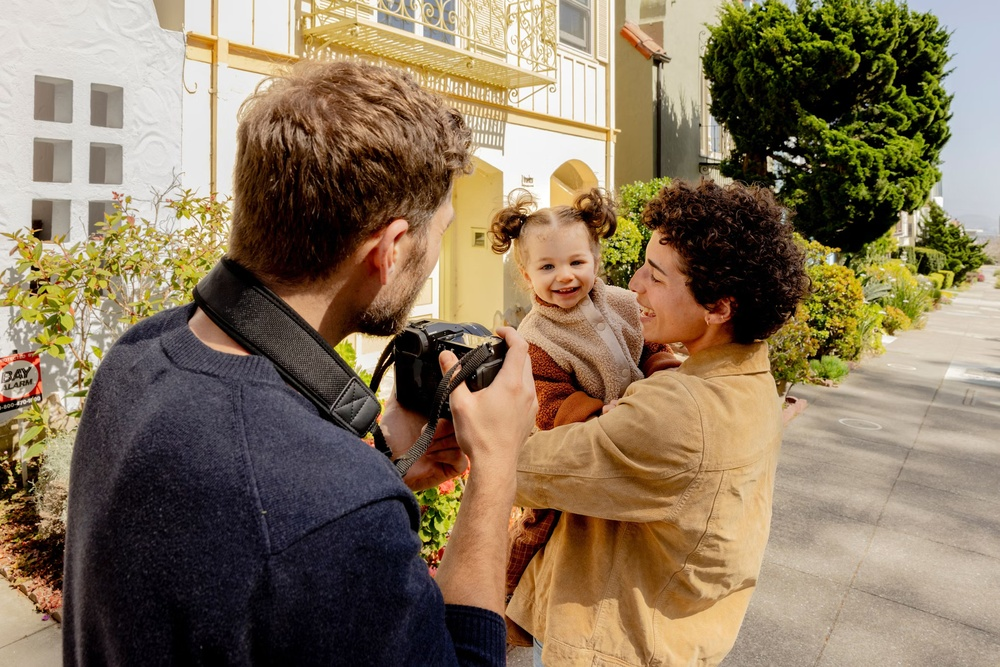
#> input picture example.jpg, 1000 x 667 px, shrunk from 2070 x 1381 before the run
$ python A1.py   (older library calls are emulated)
#> lines starting #> are read from the running program, lines starting #| are printed output that depends on the picture
import cv2
import numpy as np
from matplotlib import pyplot as plt
def display_image(image,title="Image"):
    plt.figure(figsize=(8,8))
    if len(image.shape) == 2:  # Grayscale image
        plt.imshow(image, cmap='gray')
    else:
        image_rgb = cv2.cvtColor(image, cv2.COLOR_BGR2RGB)
        plt.imshow(image_rgb)
    plt.title(title)
    plt.axis('off')
    plt.show()
def interactive_edge_detection(image_path):
#> called with image_path = 'example.jpg'
    image=cv2.imread(image_path)
#> image is the input picture: shape (667, 1000, 3); mean B, G, R 92.9, 117.6, 135.7
    if image is None:
        print("Error: Could not read the image.")
        return
    gray_image=cv2.cvtColor(image,cv2.COLOR_BGR2GRAY)
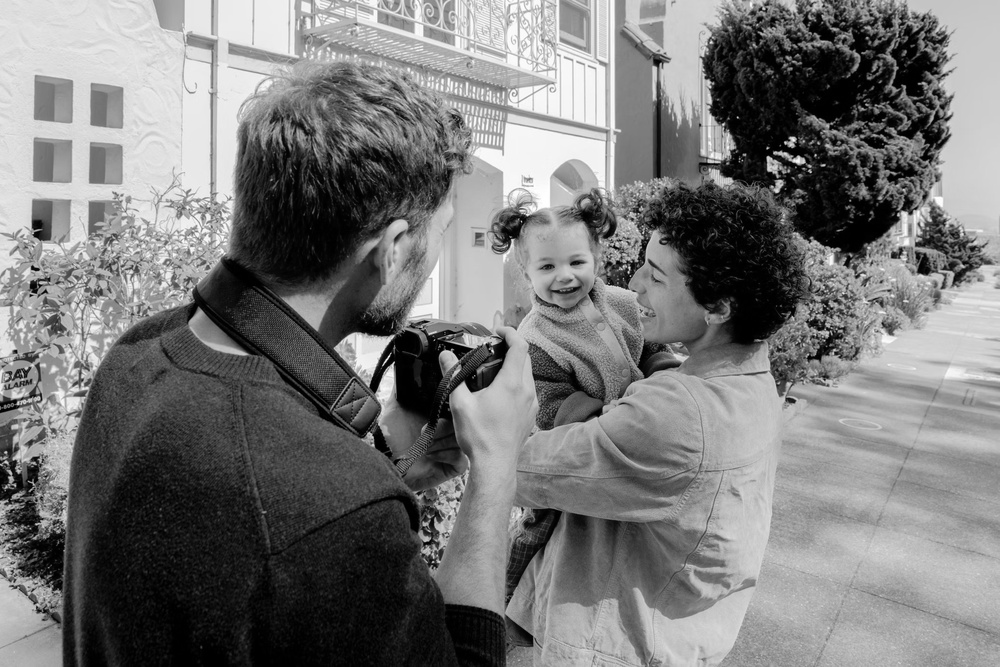
#> gray_image: shape (667, 1000); min 0, max 255, mean 120.2
    display_image(gray_image,"Grayscale Image")
    print("Select an option")
    print("1. Sobel Edge Detection")
    print("2. Canny Edge Detection")
    print("3. Laplacian Edge Detection")
    print("4.Gaussian Edge Detection")
    print("5. Median Edge Detection")
    print("6. Exit")
    while True:
        choice=input("Enter your choice (1-6): ")
        if choice=='1':
            sobel_x=cv2.Sobel(gray_image,cv2.CV_64F,1,0,ksize=5)
            sobel_y=cv2.Sobel(gray_image,cv2.CV_64F,0,1,ksize=5)
            sobel_edge=cv2.magnitude(sobel_x,sobel_y)
            display_image(sobel_edge.astype(np.uint8),"Sobel Edge Detection")
        elif choice=='2':
            canny_edge=cv2.Canny(gray_image,100,200)
            display_image(canny_edge,"Canny Edge Detection")
        elif choice=='3':
            laplacian_edge=cv2.Laplacian(gray_image,cv2.CV_64F)
            display_image(np.absolute(laplacian_edge).astype(np.uint8),"Laplacian Edge Detection")
        elif choice=='4':
            gaussian_blurred=cv2.GaussianBlur(gray_image,(5,5),0)
            edges=cv2.Canny(gaussian_blurred,100,200)
            display_image(edges,"Gaussian Edge Detection")
        elif choice=='5':
            median_blurred=cv2.medianBlur(gray_image,5)
            edges=cv2.Canny(median_blurred,100,200)
            display_image(edges,"Median Edge Detection")
        elif choice=='6':
            print("Exiting the program.")
            break
        else:
            print("Invalid choice. Please select a valid option.")
#> this loop made 7 passes; the answer given on pass 1: 1
#> pass 1, in interactive_edge_detection, `sobel_x=cv2.Sobel(gray_image,cv2.CV_64F,1,0,ksize=5)`:
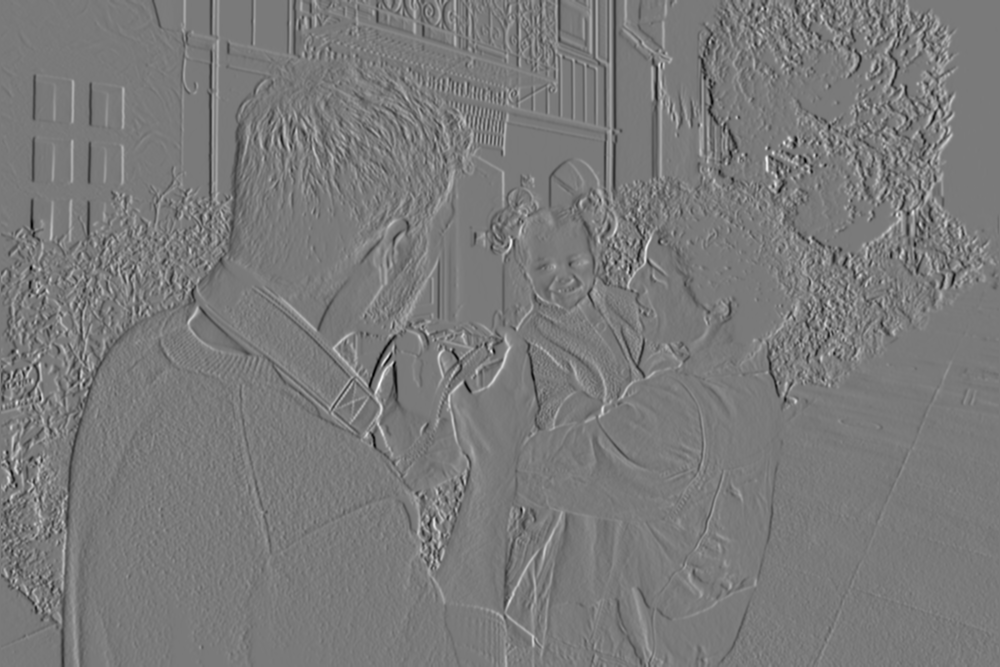
#> sobel_x: shape (667, 1000) float64; min -9154, max 9932, mean 0.6; drawn with min black and max white
#> pass 1, in interactive_edge_detection, `sobel_y=cv2.Sobel(gray_image,cv2.CV_64F,0,1,ksize=5)`:
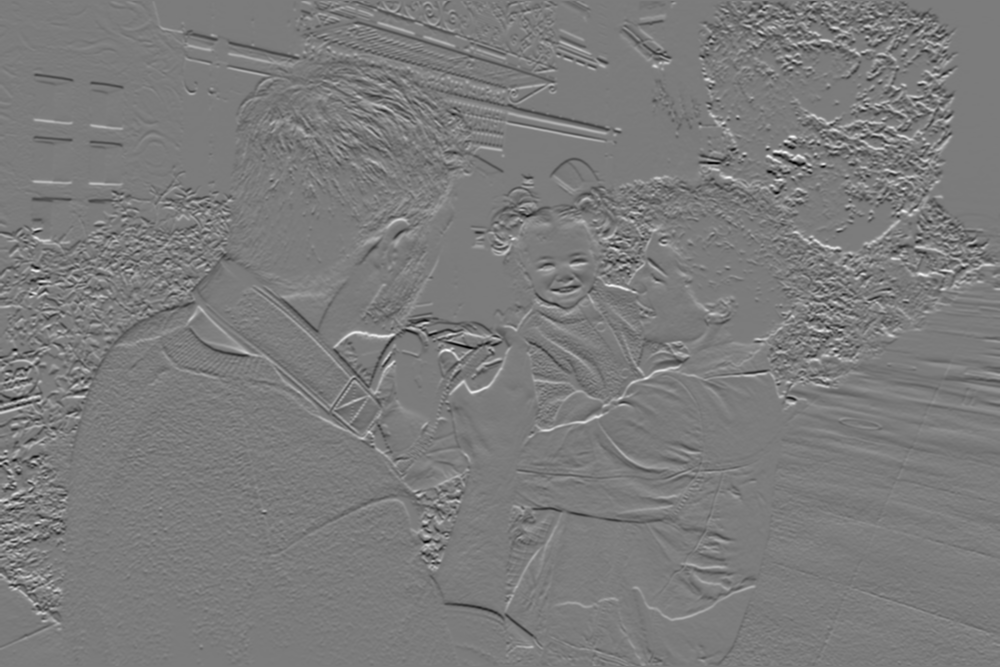
#> sobel_y: shape (667, 1000) float64; min -9164, max 9680, mean -18.8; drawn with min black and max white
#> pass 1, in interactive_edge_detection, `sobel_edge=cv2.magnitude(sobel_x,sobel_y)`:
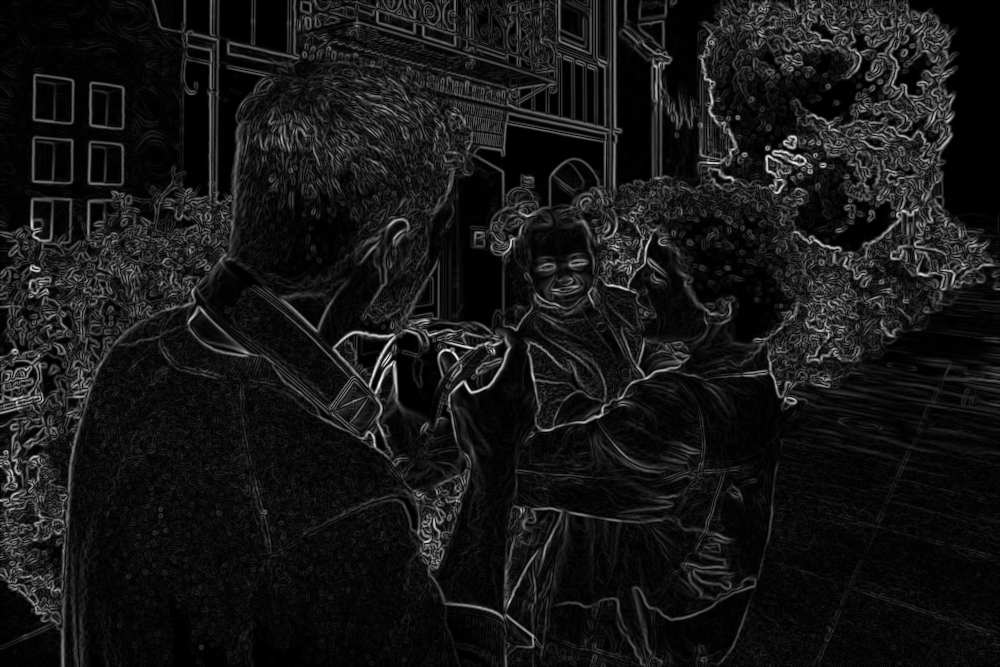
#> sobel_edge: shape (667, 1000) float64; min 0, max 10371.7, mean 927.2; drawn with min black and max white
#> pass 1, in display_image (call 2), `plt.show()`:
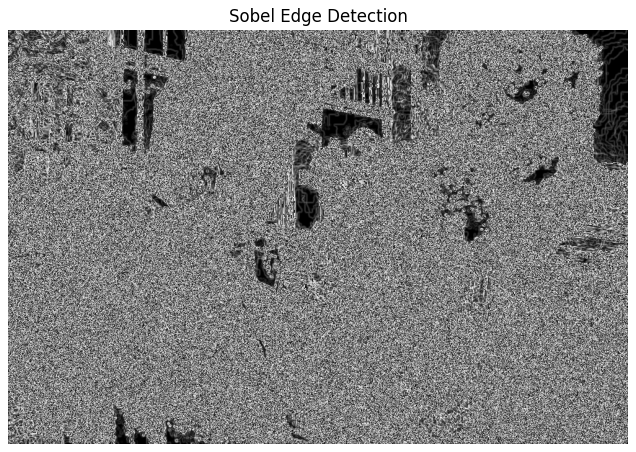
#> figure drawn by matplotlib, 1 panel
#> (the run stopped early here; a loop or call above may not have finished)
